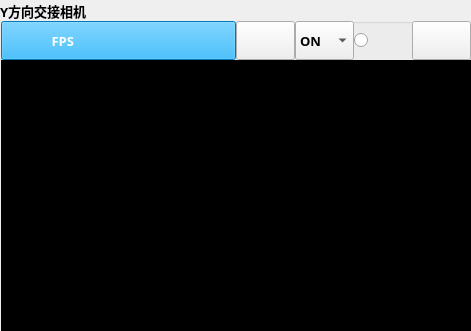
    <widget class="QGroupBox" name="groupBox_camera_3">
     <property name="enabled">
      <bool>true</bool>
     </property>
     <property name="geometry">
      <rect>
       <x>970</x>
       <y>10</y>
       <width>471</width>
       <height>331</height>
      </rect>
     </property>
     <property name="font">
      <font>
       <family>Bahnschrift SemiBold</family>
       <pointsize>10</pointsize>
       <weight>75</weight>
       <bold>true</bold>
      </font>
     </property>
     <property name="styleSheet">
      <string notr="true"/>
     </property>
     <property name="title">
      <string>Y方向交接相机</string>
     </property>
     <widget class="QWidget" name="layoutWidget_16">
      <property name="geometry">
       <rect>
        <x>1</x>
        <y>21</y>
        <width>471</width>
        <height>311</height>
       </rect>
      </property>
      <layout class="QVBoxLayout" name="verticalLayout_18" stretch="1,7">
       <property name="spacing">
        <number>0</number>
       </property>
       <item>
        <layout class="QHBoxLayout" name="horizontalLayout_18" stretch="4,1,1,1,1">
         <property name="spacing">
          <number>0</number>
         </property>
         <property name="sizeConstraint">
          <enum>QLayout::SetNoConstraint</enum>
         </property>
         <property name="rightMargin">
          <number>1</number>
         </property>
         <item>
          <widget class="QPushButton" name="pushButton_FPS_3">
           <property name="sizePolicy">
            <sizepolicy hsizetype="Preferred" vsizetype="Preferred">
             <horstretch>0</horstretch>
             <verstretch>0</verstretch>
            </sizepolicy>
           </property>
           <property name="styleSheet">
            <string notr="true">
background-color: rgb(0, 170, 255);
color: rgb(255, 255, 255);</string>
           </property>
           <property name="text">
            <string>FPS                                 </string>
           </property>
          </widget>
         </item>
         <item>
          <widget class="QToolButton" name="camera_3">
           <property name="sizePolicy">
            <sizepolicy hsizetype="Minimum" vsizetype="Minimum">
             <horstretch>0</horstretch>
             <verstretch>0</verstretch>
            </sizepolicy>
           </property>
           <property name="text">
            <string/>
           </property>
           <property name="icon">
            <iconset resource="image.qrc">
             <normaloff>:/image/image/camera.png</normaloff>:/image/image/camera.png</iconset>
           </property>
           <property name="iconSize">
            <size>
             <width>32</width>
             <height>32</height>
            </size>
           </property>
          </widget>
         </item>
         <item>
          <widget class="QComboBox" name="triggermode_3">
           <property name="sizePolicy">
            <sizepolicy hsizetype="Preferred" vsizetype="Minimum">
             <horstretch>0</horstretch>
             <verstretch>0</verstretch>
            </sizepolicy>
           </property>
           <item>
            <property name="text">
             <string>ON</string>
            </property>
           </item>
           <item>
            <property name="text">
             <string>OFF</string>
            </property>
           </item>
          </widget>
         </item>
         <item>
          <widget class="QRadioButton" name="saveimage_3">
           <property name="sizePolicy">
            <sizepolicy hsizetype="Minimum" vsizetype="Minimum">
             <horstretch>0</horstretch>
             <verstretch>0</verstretch>
            </sizepolicy>
           </property>
           <property name="text">
            <string/>
           </property>
           <property name="icon">
            <iconset resource="image.qrc">
             <normaloff>:/image/image/saveimage.png</normaloff>:/image/image/saveimage.png</iconset>
           </property>
           <property name="iconSize">
            <size>
             <width>32</width>
             <height>32</height>
            </size>
           </property>
          </widget>
         </item>
         <item>
          <widget class="QToolButton" name="software_3">
           <property name="sizePolicy">
            <sizepolicy hsizetype="Minimum" vsizetype="Minimum">
             <horstretch>0</horstretch>
             <verstretch>0</verstretch>
            </sizepolicy>
           </property>
           <property name="text">
            <string/>
           </property>
           <property name="icon">
            <iconset resource="image.qrc">
             <normaloff>:/image/image/software.png</normaloff>:/image/image/software.png</iconset>
           </property>
           <property name="iconSize">
            <size>
             <width>32</width>
             <height>32</height>
            </size>
           </property>
          </widget>
         </item>
        </layout>
       </item>
       <item>
        <widget class="Form" name="form_3">
         <property name="enabled">
          <bool>true</bool>
         </property>
         <property name="styleSheet">
          <string notr="true">background-color: rgb(0, 0, 0);</string>
         </property>
         <property name="frameShape">
          <enum>QFrame::StyledPanel</enum>
         </property>
         <property name="frameShadow">
          <enum>QFrame::Raised</enum>
         </property>
        </widget>
       </item>
      </layout>
     </widget>
    </widget>
